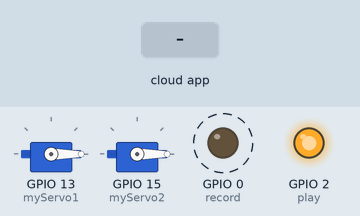
Recording of a sketch running on a simulated ESP8266 (NodeMCU). Shown: 2 × servo, output pins drawn as LEDs (lit = HIGH). Dashed ring = blinking. The test bench sets the inputs (shaded band). WiFi joins after 1.5 s; servers stay silent unless stated; the Firebase database answers and starts empty; what the sketch prints to the serial monitor is not drawn.

Above: at 2.7 s.
2.8 s: the phone or cloud app sets axis1 to 90
At 5.0 s:
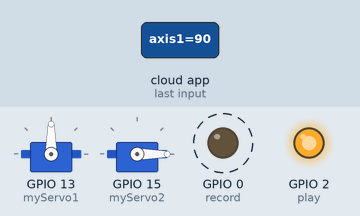
6.3 s: the phone or cloud app sets axis2 to 90
At 8.9 s:
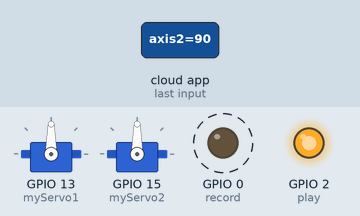
9.8 s: the phone or cloud app sets axis1 to 1
At 12.7 s:
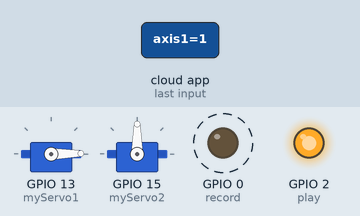
13.4 s: the phone or cloud app sets axis2 to 0
At 17.1 s:
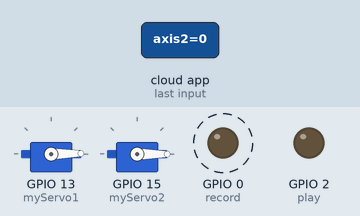
Timing chart, 0 to 18.4 s (numbered marks = the images above; inputs shaded):
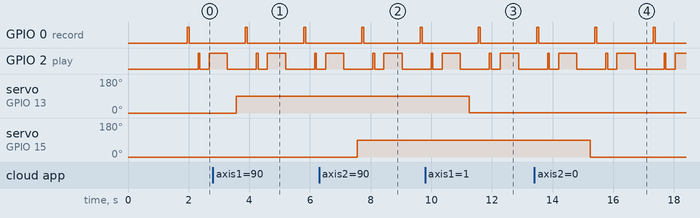

Measured:
- after the input at 2.8 s, servo on GPIO 13 (myServo1): 0° → 90° after 0.77 s
- after the input at 6.3 s, servo on GPIO 15 (myServo2): 0° → 90° after 1.3 s
- after the input at 9.8 s, servo on GPIO 13 (myServo1): 90° → 1° after 1.5 s
- after the input at 13.4 s, servo on GPIO 15 (myServo2): 90° → 0° after 1.8 s
- by itself, GPIO 0 (record): alternates HIGH for 0.06 s and LOW for 1.9 s
- by itself, GPIO 2 (play): repeats every 1.9 s: LOW 0.30 s, HIGH 0.60 s, LOW 0.96 s, HIGH 0.06 s

The sketch:

runner.ino
```cpp
#include<Servo.h>
#include<ESP8266WiFi.h>
#include<FirebaseESP8266.h>

#define WIFI_SSID "Amber-Prajjwal"
#define WIFI_PASSWORD "chalajaabsdk"
#define FIREBASE_AUTH "J7zZWSjFYt1VW2h3Y6SgGz8JW7okCe1qrYYEnEe0"
#define FIREBASE_HOST "channel-relay-control-3a865-default-rtdb.asia-southeast1.firebasedatabase.app/"

const int play = 2;
const int record = 0;
FirebaseData firebaseData;
FirebaseJson json;
FirebaseData fbdo;

Servo myServo1;
Servo myServo2;

void setup() {
  // put your setup code here, to run once:

Serial.begin(115200);
pinMode(play,OUTPUT);
pinMode(record,OUTPUT);
digitalWrite(play,LOW);
digitalWrite(record,LOW);
Serial.println("Starting the securtiy system!");
myServo1.attach(13); //this is the axis1
myServo2.attach(15); //this is the axis2
myServo1.write(0);
myServo2.write(0);
 WiFi.begin(WIFI_SSID,WIFI_PASSWORD);
  Serial.print("Connecting to Wi-Fi");
  while (WiFi.status() != WL_CONNECTED)
  {
    Serial.print(".");
    delay(300);
  }
   Serial.println();
   Serial.print("Connected with IP: ");
   Serial.println(WiFi.localIP());
   Serial.println();
   Firebase.begin(FIREBASE_HOST, FIREBASE_AUTH);
}

void loop() {
  // put your main code here, to run repeatedly:
moveAxis1();
moveAxis2();
recordFn();
playFn();
repeatFn();
}

// these functions are used for reading data from real time database and then moving the servos as per the value
void moveAxis1()
{
    if (Firebase.getInt(firebaseData, "/security/axis1")){
    Serial.println(firebaseData.intData());
    myServo1.write(firebaseData.intData());
     }
  }

void moveAxis2()
{
  if (Firebase.getInt(firebaseData, "/security/axis2")){
    Serial.println(firebaseData.intData());
    myServo2.write(firebaseData.intData());
     }
  }
// these functions will control the sound module

void recordFn()
{
  if(Firebase.getInt(firebaseData,"/security/record") == 1)
  {
    digitalWrite(record,HIGH);
    delay(60);
    digitalWrite(record,LOW);
    Firebase.setInt(fbdo, F("/security/record"),0);
    }
  }

void playFn()
{
  if(Firebase.getInt(firebaseData,"/security/play") == 1)
  {
    digitalWrite(play,HIGH);
    delay(60);
    digitalWrite(play,LOW);
    Firebase.setInt(fbdo, F("/security/play"),0);
    }
  }
 void repeatFn()
 {
  if(Firebase.getInt(firebaseData, "/security/repeat") == 1)
  {
    for(int i=0;i<10;i++)
    {
      digitalWrite(play,HIGH);
      delay(60);
      digitalWrite(play,LOW);
      }
      Firebase.setInt(fbdo, F("/security/repeat"),0);
    }
  }
```
